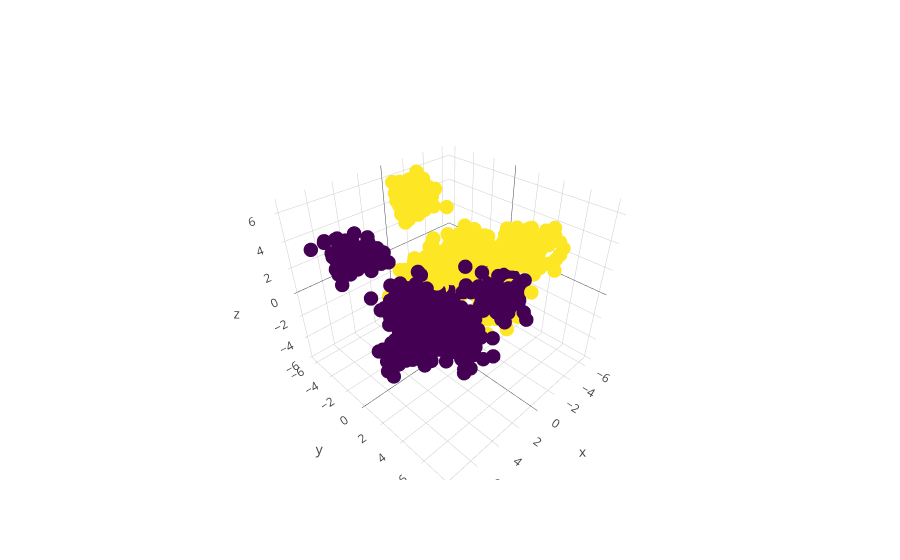

Notebook cell for this chart:
### Code cell
# by gender
trace1_gender = go.Scatter3d(
    x = doc_vectors_3d_with_gender['x'],
    y = doc_vectors_3d_with_gender['y'],
    z = doc_vectors_3d_with_gender['z'],
    mode='markers',
    marker=dict(
        size=5,
        color= doc_vectors_3d_with_gender['sex'],
        colorscale='Viridis'
    )
)

# # Make a figure object
data = [trace1_gender]
fig = go.Figure(data= data)

# Send to Plotly and show in notebook
iplot(fig, filename='test1')

### Figure 1 — Plotly figure (JSON) as saved in the notebook; plotly's stock layout.template omitted (floating-point values rounded to 4 significant figures; data arrays with more than 128 entries replaced by an {"elided": "..."} marker saying what was removed)
{"data": [{"marker": {"color": {"elided": "980 int values"}, "colorscale": "Viridis", "size": 5}, "mode": "markers", "type": "scatter3d", "uid": "29bc297e-b9e2-11e8-b425-6c40088edaf6", "x": {"elided": "980 float values"}, "y": {"elided": "980 float values"}, "z": {"elided": "980 float values"}}], "layout": {}}
